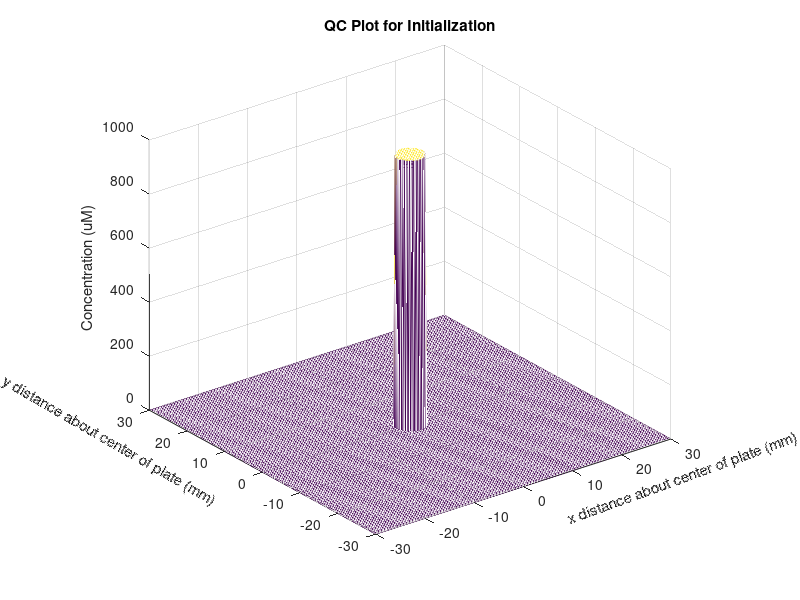

Recreate this plot in MATLAB. (Note: this script raises an error after producing the figure.)
%Rohan Vemu, BE310, Synthetic Biology Problem Set
%Modeling 2D Fick's Second Law via Finite Difference Approximation 
%% Defining Parameters
radius_plate = 30; %in mm
radius_disk = 2.5; %in mm 
T = 24*60; %in minutes
D = 0.15; %mm^2/min
d_AHL = 4.8135e-4; %min-1
sourceconc = 1000; %in uM
%% Defining the X,Y Mesh 
dx = radius_plate/100; %note dx=dy=delta p, for 201 points 
xgrid = [-radius_plate:dx:radius_plate]; % centers the grid in x around zero
ygrid = [-radius_plate:dx:radius_plate]; % centers the grid in y around zero
[X,Y] = meshgrid(xgrid, ygrid); % creates the matrix that describes the mesh using meshgrid 
%% Discretization of Time
stability_factor = 0.1; % must be <= 0.25 for FTCS to converge to correct solution
dt = stability_factor*(dx^2)/D; % dt that fulfills the stability criterion
time = [0:dt:T]; % time vector incremented by dt
r = D*dt/(dx^2); % r term in the Finite Difference Equation
%% Setting Up Initial Conditions and QC Check
AHL_initial = zeros(length(xgrid), length(ygrid));% Set initial AHL concentration to zero across the whole plate decribed by the matrix AHL_Initial
[disk_indices_row, disk_indices_col] = find(sqrt(X.^2+Y.^2)<=radius_disk); % the loop below sets the initial concentration of the disk
for i = 1:length(disk_indices_row)
 AHL_initial(disk_indices_row(i), disk_indices_col(i)) = sourceconc; %set everything in circular disk to sourceconc
end
mesh(X,Y,AHL_initial)% Draws the mesh to visualize initial conditions as a quality control step. 
title("QC Plot for Initialization")
xlabel("x distance about center of plate (mm)", 'Rotation',20)
ylabel("y distance about center of plate (mm)", 'Rotation',-30)
zlabel("Concentration (uM)")
%% Solving the Diffusion Equation in 2D
AHL = zeros(size(AHL_initial, 1), size(AHL_initial, 2), size(time, 2)); %initialization 
AHL(:, :, 1) = AHL_initial; %initialize first layer of tensor to 

for k = 1:(length(time)-1) %need to exclude last time pt
    for j = 2:(size(AHL_initial, 2) - 1) %to perform FTCS finite difference need to exclude first row/col
        for i = 2:(size(AHL_initial, 2) - 1)
            %perform finite difference approximation 
            AHL(i, j, k+1) = AHL(i, j, k) + r*(AHL(i-1, j, k)+AHL(i+1, j, k)+AHL(i, j-1, k)+AHL(i, j+1, k)-4.*AHL(i, j, k)) - dt.*AHL(i, j, k)*d_AHL;
        end
    end  
end
%% Plotting Time/Distance Evolution of the System
%2D concentration over 0, 8, 16, 24 hrs
ind_8 = floor((length(time)+1)/3); %find index corresponding to 8 hrs
ind_16 = floor(2*(length(time)+1)/3); %find index corresponding to 16 hrs

for z = [1, ind_8, ind_16, length(time)]
figure()
imagesc(xgrid, ygrid, AHL(:, :, z)) %plot the concentration map
title(['2D Concentration Profile at t= ',num2str(round(time(z)./60), 2),' hr'])
xlabel("x distance about center of plate (mm)")
ylabel("y distance about center of plate (mm)")
c = colorbar;
c.Label.String = 'Concentration (uM)'; 
%set colors/labels for the concentration maps
end

%concentration at p=10, 25mm over the 24hrs
ind_10 = floor(10/dx); %find index corresponding to 10mm 
ind_25 = floor(25/dx); %find index corresponding to 25mm 
figure()
for z = [ind_10, ind_25]
hold on 
plot(time, squeeze(AHL(101, 101+z, :)))
%center of matrix is (101, 101), moving straight up ind_10 units will get
%you to a point on the 10mm circle. expect all points on circle to have the
%same value due to random walk model and isotropic diffusion.
end
xlabel("Time (hr)")
ylabel("Concentration (um)")
legend("p=10mm", "p=25mm")
title('Concentration at a Given Radius across Time')

%want line section profile through the plate center (constant y), varying t
figure()
for z = [1, ind_8, ind_16, length(time)]
hold on 
plot(xgrid, squeeze(AHL(:, 101, z))/max(AHL(:, 101, z))) %normalize to the max value so everything can be plotted
end

title("Line Profile through Plate Center")
xlabel("x distance about center of plate (mm)")
ylabel("Normalized Concentration")
legend("t=0hr", "t=8hr", "t=16hr", "t=24hr")